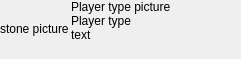
<?xml version="1.0" encoding="UTF-8"?>
<ui version="4.0">
 <class>RoundInfo</class>
 <widget class="QWidget" name="RoundInfo">
  <property name="geometry">
   <rect>
    <x>0</x>
    <y>0</y>
    <width>241</width>
    <height>59</height>
   </rect>
  </property>
  <property name="sizePolicy">
   <sizepolicy hsizetype="Preferred" vsizetype="MinimumExpanding">
    <horstretch>0</horstretch>
    <verstretch>0</verstretch>
   </sizepolicy>
  </property>
  <property name="windowTitle">
   <string>Form</string>
  </property>
  <layout class="QGridLayout" name="gridLayout_2">
   <property name="leftMargin">
    <number>0</number>
   </property>
   <property name="topMargin">
    <number>0</number>
   </property>
   <property name="rightMargin">
    <number>0</number>
   </property>
   <property name="bottomMargin">
    <number>0</number>
   </property>
   <property name="spacing">
    <number>0</number>
   </property>
   <item row="0" column="0">
    <layout class="QGridLayout" name="gridLayout">
     <property name="sizeConstraint">
      <enum>QLayout::SetMinimumSize</enum>
     </property>
     <property name="horizontalSpacing">
      <number>2</number>
     </property>
     <property name="verticalSpacing">
      <number>0</number>
     </property>
     <item row="0" column="1">
      <layout class="QVBoxLayout" name="verticalLayout">
       <property name="spacing">
        <number>0</number>
       </property>
       <item>
        <widget class="QLabel" name="playerTypeLabel">
         <property name="sizePolicy">
          <sizepolicy hsizetype="MinimumExpanding" vsizetype="Expanding">
           <horstretch>0</horstretch>
           <verstretch>0</verstretch>
          </sizepolicy>
         </property>
         <property name="text">
          <string>Player type picture</string>
         </property>
        </widget>
       </item>
       <item alignment="Qt::AlignLeft|Qt::AlignTop">
        <widget class="QLabel" name="playerTypeText">
         <property name="sizePolicy">
          <sizepolicy hsizetype="Preferred" vsizetype="Minimum">
           <horstretch>1</horstretch>
           <verstretch>1</verstretch>
          </sizepolicy>
         </property>
         <property name="sizeIncrement">
          <size>
           <width>0</width>
           <height>1</height>
          </size>
         </property>
         <property name="text">
          <string>Player type
text</string>
         </property>
         <property name="textFormat">
          <enum>Qt::PlainText</enum>
         </property>
         <property name="wordWrap">
          <bool>true</bool>
         </property>
        </widget>
       </item>
       <item>
        <spacer name="verticalSpacer">
         <property name="orientation">
          <enum>Qt::Vertical</enum>
         </property>
         <property name="sizeHint" stdset="0">
          <size>
           <width>0</width>
           <height>0</height>
          </size>
         </property>
        </spacer>
       </item>
      </layout>
     </item>
     <item row="0" column="0">
      <widget class="QLabel" name="colourLabel">
       <property name="sizePolicy">
        <sizepolicy hsizetype="Fixed" vsizetype="Fixed">
         <horstretch>0</horstretch>
         <verstretch>0</verstretch>
        </sizepolicy>
       </property>
       <property name="text">
        <string>stone picture</string>
       </property>
      </widget>
     </item>
    </layout>
   </item>
  </layout>
 </widget>
 <resources/>
 <connections/>
</ui>
